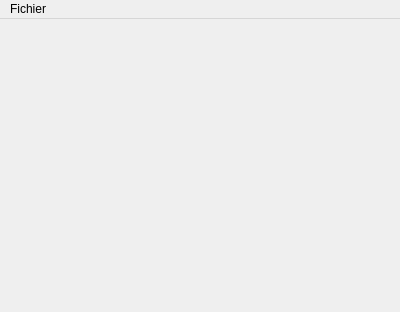
<?xml version="1.0" encoding="UTF-8"?>
<ui version="4.0">
 <class>MainWindow</class>
 <widget class="QMainWindow" name="MainWindow">
  <property name="geometry">
   <rect>
    <x>0</x>
    <y>0</y>
    <width>400</width>
    <height>312</height>
   </rect>
  </property>
  <property name="windowTitle">
   <string>FaceRecognitionInterface</string>
  </property>
  <widget class="QWidget" name="centralWidget">
   <layout class="QHBoxLayout" name="horizontalLayout">
    <item>
     <widget class="AfficherIdentifications" name="personneNonReconnuesViewer" native="true"/>
    </item>
   </layout>
  </widget>
  <widget class="QMenuBar" name="menuBar">
   <property name="geometry">
    <rect>
     <x>0</x>
     <y>0</y>
     <width>400</width>
     <height>20</height>
    </rect>
   </property>
   <widget class="QMenu" name="menuFichier">
    <property name="title">
     <string>Fichier</string>
    </property>
    <addaction name="actionAfficher_les_identifications_non_reconnues"/>
    <addaction name="actionAfficher_les_identifications_non_validees"/>
    <addaction name="actionAfficher_les_identifications_validees"/>
    <addaction name="actionAfficher_les_photos_validees"/>
    <addaction name="separator"/>
    <addaction name="actionDetecter_les_visages"/>
    <addaction name="actionReconnaissance_automatique"/>
   </widget>
   <addaction name="menuFichier"/>
  </widget>
  <action name="actionVerifier_reconnaissance">
   <property name="text">
    <string>Verifier reconnaissance</string>
   </property>
  </action>
  <action name="actionAfficher_photos">
   <property name="text">
    <string>Afficher photos</string>
   </property>
  </action>
  <action name="actionDetecter_les_visages">
   <property name="text">
    <string>Détection automatique</string>
   </property>
  </action>
  <action name="actionReconnaitre_manuellement">
   <property name="text">
    <string>Reconnaitre manuellement</string>
   </property>
  </action>
  <action name="actionAfficher_les_identifications_non_reconnues">
   <property name="text">
    <string>Afficher les identifications non reconnues</string>
   </property>
  </action>
  <action name="actionAfficher_les_identifications_non_validees">
   <property name="text">
    <string>Afficher les identifications non validées</string>
   </property>
  </action>
  <action name="actionAfficher_les_identifications_validees">
   <property name="text">
    <string>Afficher les identifications validées</string>
   </property>
  </action>
  <action name="actionAfficher_les_photos_validees">
   <property name="text">
    <string>Afficher les photos validées</string>
   </property>
  </action>
  <action name="actionReconnaissance_automatique">
   <property name="text">
    <string>Reconnaissance automatique</string>
   </property>
  </action>
 </widget>
 <layoutdefault spacing="6" margin="11"/>
 <customwidgets>
  <customwidget>
   <class>AfficherIdentifications</class>
   <extends>QWidget</extends>
   <header>vue/afficheridentifications.h</header>
   <container>1</container>
  </customwidget>
 </customwidgets>
 <resources/>
 <connections/>
</ui>
